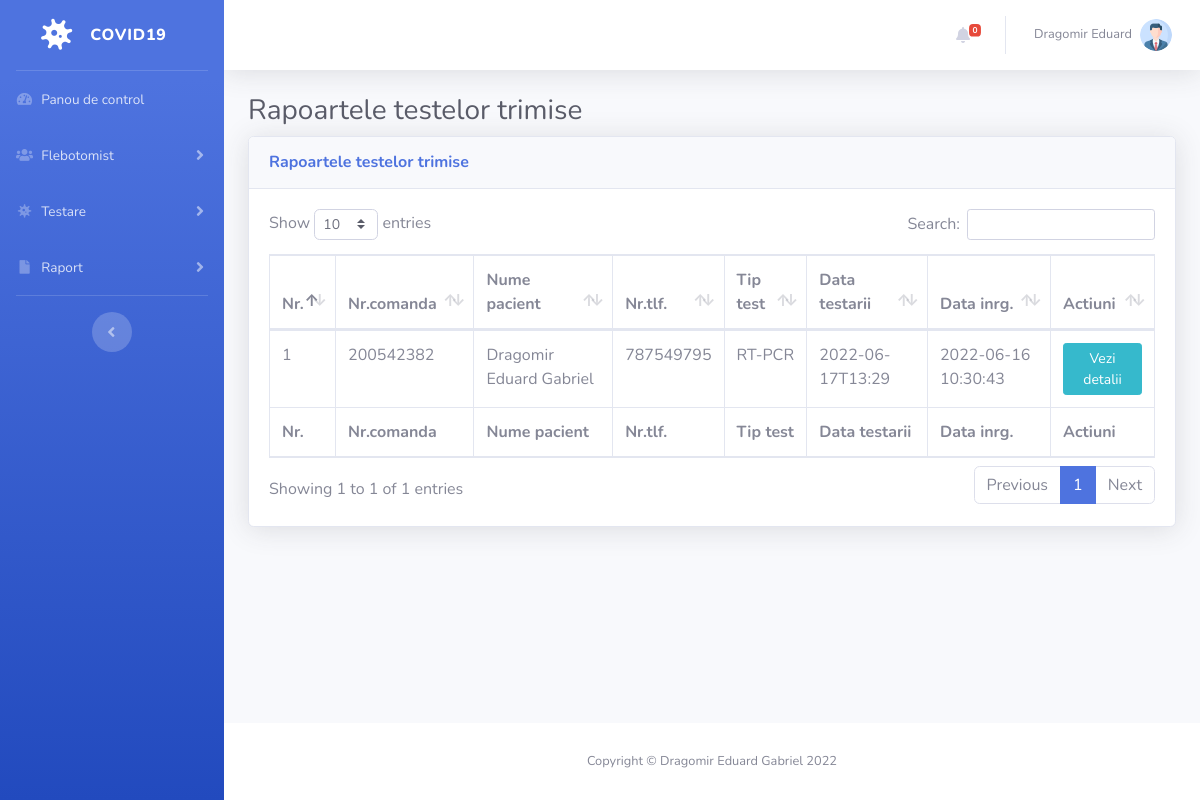
Screenshot of /reportdelivered-test.php (signed in) with the database file from the repository.
### tables this page shows
CREATE TABLE `tbltestrecord` (
  `id` int(11) NOT NULL,
  `OrderNumber` bigint(14) DEFAULT NULL,
  `PatientMobileNumber` bigint(14) DEFAULT NULL,
  `TestType` varchar(100) DEFAULT NULL,
  `TestTimeSlot` varchar(120) DEFAULT NULL,
  `ReportStatus` varchar(100) DEFAULT NULL,
  `FinalReport` varchar(150) DEFAULT NULL,
  `ReportUploadTime` varchar(200) DEFAULT NULL,
  `RegistrationDate` timestamp NULL DEFAULT current_timestamp(),
  `AssignedtoEmpId` varchar(150) DEFAULT NULL,
  `AssigntoName` varchar(180) DEFAULT NULL,
  `AssignedTime` varchar(100) DEFAULT NULL
);

CREATE TABLE `tblpatients` (
  `id` int(11) NOT NULL,
  `FullName` varchar(120) DEFAULT NULL,
  `MobileNumber` bigint(12) DEFAULT NULL,
  `DateOfBirth` date DEFAULT NULL,
  `GovtIssuedId` varchar(150) DEFAULT NULL,
  `GovtIssuedIdNo` varchar(150) DEFAULT NULL,
  `FullAddress` varchar(255) DEFAULT NULL,
  `State` varchar(200) DEFAULT NULL,
  `RegistrationDate` timestamp NOT NULL DEFAULT current_timestamp()
);

### reportdelivered-test.php (the view, shortened to what this page needs)
<?php session_start();
include_once('includes/config.php');
if (strlen($_SESSION['aid']==0)) {
  header('location:logout.php');
  } else{
?>
<!DOCTYPE html>
<html lang="en">
<head>
<link href="removewatermarkeduard.css" rel="stylesheet" type="text/css">
    <link href="vendor/fontawesome-free/css/all.min.css" rel="stylesheet" type="text/css">
    <link href="css/sb-admin-2.min.css" rel="stylesheet">
    <link href="vendor/datatables/dataTables.bootstrap4.min.css" rel="stylesheet">
</head>
<body id="page-top">
    <div id="wrapper">
  <?php include_once('includes/sidebar.php');?>
        <div id="content-wrapper" class="d-flex flex-column">
            <div id="content">
<?php include_once('includes/topbar.php');?>
                <div class="container-fluid">
                    <h1 class="h3 mb-2 text-gray-800">Rapoartele testelor trimise</h1>
                    <div class="card shadow mb-4">
                        <div class="card-header py-3">
                            <h6 class="m-0 font-weight-bold text-primary">Rapoartele testelor trimise</h6>
                        </div>
                        <div class="card-body">
                            <div class="table-responsive">
                                <form name="assignto" method="post">
                    <table class="table table-bordered" id="dataTable" width="100%" cellspacing="0">
                                    <thead>
                                        <tr>
                                            <th>Nr.</th>
                                            <th>Nr.comanda</th>
                                            <th>Nume pacient</th>
                                            <th>Nr.tlf.</th>
                                            <th>Tip test</th>
                                            <th>Data testarii</th>
                                            <th>Data inrg.</th>
                                            <th>Actiuni</th>
                                        </tr>
                                    </thead>
                                      <tfoot>
                                            <tr>
                                            <th>Nr.</th>
                                            <th>Nr.comanda</th>
                                            <th>Nume pacient</th>
                                            <th>Nr.tlf.</th>
                                            <th>Tip test</th>
                                            <th>Data testarii</th>
                                            <th>Data inrg.</th>
                                            <th>Actiuni</th>
                                        </tr>
                                    </tfoot>
                                    <tbody>
<?php $query=mysqli_query($con,"select tbltestrecord.OrderNumber,tblpatients.FullName,tblpatients.MobileNumber,tbltestrecord.TestType,tbltestrecord.TestTimeSlot,tbltestrecord.RegistrationDate,tbltestrecord.id as testid from tbltestrecord
join tblpatients on tblpatients.MobileNumber=tbltestrecord.PatientMobileNumber
where ReportStatus='Delivered'
    ");
$cnt=1;
while($row=mysqli_fetch_array($query)){
?>
                                        <tr>
                                            <td><?php echo $cnt;?></td>
                                            <td><?php echo $row['OrderNumber'];?></td>
                                            <td><?php echo $row['FullName'];?></td>
                                            <td><?php echo $row['MobileNumber'];?></td>
                                            <td><?php echo $row['TestType'];?></td>
                                            <td><?php echo $row['TestTimeSlot'];?></td>
                                             <td><?php echo $row['RegistrationDate'];?></td>
                                            <td>
                                <a href="test-details.php?tid=<?php echo $row['testid'];?>&&oid=<?php echo $row['OrderNumber'];?>" class="btn btn-info btn-sm">Vezi detalii</a>
                            </td>
                                        </tr>
<?php $cnt++;} ?>
                                    </tbody>
                                </table>
                                     </form>
                            </div>
                        </div>
                    </div>
                </div>
            </div>
    <?php include_once('includes/footer.php');?>
        </div>
    </div>
</body>
</html>
<?php } ?>

### includes/topbar.php (shortened to what this page needs)
      <nav class="navbar navbar-expand navbar-light bg-white topbar mb-4 static-top shadow">
            <?php if($_SESSION['aid']):?>
                    <ul class="navbar-nav ml-auto">
<?php $query=mysqli_query($con,"select * from tbltestrecord where ReportStatus is null");
$count=mysqli_num_rows($query);
?>
                        <li class="nav-item dropdown no-arrow mx-1">
                            <a class="nav-link dropdown-toggle" href="#" id="alertsDropdown" role="button"
                                data-toggle="dropdown" aria-haspopup="true" aria-expanded="false">
                                <i class="fas fa-bell fa-fw"></i>
                                <span class="badge badge-danger badge-counter"><?php echo $count;?></span>
                            </a>
                        </li>
                        <li class="nav-item dropdown no-arrow">
                            <a class="nav-link dropdown-toggle" href="#" id="userDropdown" role="button"
                                data-toggle="dropdown" aria-haspopup="true" aria-expanded="false">
                <?php
$adid=$_SESSION['aid'];
$ret1=mysqli_query($con,"select AdminName from tbladmin where ID='$adid'");
while($row1=mysqli_fetch_array($ret1)){
?>
                                <span class="mr-2 d-none d-lg-inline text-gray-600 small"><?php  echo $row1['AdminName'];?></span>
                           <?php } ?>
                                <img class="img-profile rounded-circle"
                                    src="img/profile.png">
                            </a>
                        </li>
                    </ul>
                <?php endif;?>
                </nav>

### rows the page displays
tbltestrecord: OrderNumber "200542382", tblpatients.FullName "Dragomir Eduard Gabriel", tblpatients.MobileNumber "787549795", TestType "RT-PCR", TestTimeSlot "2022-06-17T13:29", RegistrationDate "2022-06-16 10:30:43"

### other values shown
$count "0"
$row1['AdminName'] "Dragomir Eduard"
